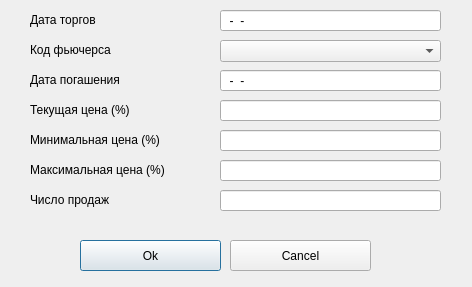
<?xml version="1.0" encoding="UTF-8"?>
<ui version="4.0">
 <class>Dialog</class>
 <widget class="QDialog" name="Dialog">
  <property name="geometry">
   <rect>
    <x>0</x>
    <y>0</y>
    <width>472</width>
    <height>287</height>
   </rect>
  </property>
  <property name="minimumSize">
   <size>
    <width>472</width>
    <height>287</height>
   </size>
  </property>
  <property name="maximumSize">
   <size>
    <width>472</width>
    <height>287</height>
   </size>
  </property>
  <property name="windowTitle">
   <string>Dialog</string>
  </property>
  <widget class="QLineEdit" name="lineEdit_3">
   <property name="geometry">
    <rect>
     <x>220</x>
     <y>70</y>
     <width>221</width>
     <height>21</height>
    </rect>
   </property>
   <property name="inputMask">
    <string>99-99-9999</string>
   </property>
  </widget>
  <widget class="QLineEdit" name="lineEdit_4">
   <property name="geometry">
    <rect>
     <x>220</x>
     <y>100</y>
     <width>221</width>
     <height>21</height>
    </rect>
   </property>
  </widget>
  <widget class="QLabel" name="label_8">
   <property name="geometry">
    <rect>
     <x>30</x>
     <y>190</y>
     <width>181</width>
     <height>20</height>
    </rect>
   </property>
   <property name="text">
    <string>Число продаж</string>
   </property>
  </widget>
  <widget class="QLabel" name="label_5">
   <property name="geometry">
    <rect>
     <x>30</x>
     <y>100</y>
     <width>181</width>
     <height>20</height>
    </rect>
   </property>
   <property name="text">
    <string>Текущая цена (%)</string>
   </property>
  </widget>
  <widget class="QLabel" name="label_6">
   <property name="geometry">
    <rect>
     <x>30</x>
     <y>130</y>
     <width>181</width>
     <height>20</height>
    </rect>
   </property>
   <property name="text">
    <string>Минимальная цена (%)</string>
   </property>
  </widget>
  <widget class="QLineEdit" name="lineEdit_6">
   <property name="geometry">
    <rect>
     <x>220</x>
     <y>160</y>
     <width>221</width>
     <height>21</height>
    </rect>
   </property>
  </widget>
  <widget class="QLabel" name="label_2">
   <property name="geometry">
    <rect>
     <x>30</x>
     <y>10</y>
     <width>181</width>
     <height>20</height>
    </rect>
   </property>
   <property name="text">
    <string>Дата торгов</string>
   </property>
  </widget>
  <widget class="QLineEdit" name="lineEdit_5">
   <property name="geometry">
    <rect>
     <x>220</x>
     <y>130</y>
     <width>221</width>
     <height>21</height>
    </rect>
   </property>
  </widget>
  <widget class="QLabel" name="label_4">
   <property name="geometry">
    <rect>
     <x>30</x>
     <y>70</y>
     <width>181</width>
     <height>20</height>
    </rect>
   </property>
   <property name="text">
    <string>Дата погашения</string>
   </property>
  </widget>
  <widget class="QLineEdit" name="lineEdit_7">
   <property name="geometry">
    <rect>
     <x>220</x>
     <y>190</y>
     <width>221</width>
     <height>21</height>
    </rect>
   </property>
   <property name="clearButtonEnabled">
    <bool>false</bool>
   </property>
  </widget>
  <widget class="QLabel" name="label_3">
   <property name="geometry">
    <rect>
     <x>30</x>
     <y>40</y>
     <width>181</width>
     <height>20</height>
    </rect>
   </property>
   <property name="text">
    <string>Код фьючерса</string>
   </property>
  </widget>
  <widget class="QLabel" name="label_7">
   <property name="geometry">
    <rect>
     <x>30</x>
     <y>160</y>
     <width>181</width>
     <height>20</height>
    </rect>
   </property>
   <property name="text">
    <string>Максимальная цена (%)</string>
   </property>
  </widget>
  <widget class="QLineEdit" name="lineEdit_2">
   <property name="geometry">
    <rect>
     <x>220</x>
     <y>10</y>
     <width>221</width>
     <height>21</height>
    </rect>
   </property>
   <property name="styleSheet">
    <string notr="true"/>
   </property>
   <property name="inputMethodHints">
    <set>Qt::ImhNone</set>
   </property>
   <property name="inputMask">
    <string>99-99-9999</string>
   </property>
   <property name="text">
    <string>--</string>
   </property>
   <property name="placeholderText">
    <string>ГГГГ-ММ-ДД</string>
   </property>
   <property name="clearButtonEnabled">
    <bool>false</bool>
   </property>
  </widget>
  <widget class="QComboBox" name="comboBox">
   <property name="geometry">
    <rect>
     <x>220</x>
     <y>40</y>
     <width>221</width>
     <height>22</height>
    </rect>
   </property>
  </widget>
  <widget class="QPushButton" name="pushButton">
   <property name="geometry">
    <rect>
     <x>80</x>
     <y>240</y>
     <width>141</width>
     <height>31</height>
    </rect>
   </property>
   <property name="text">
    <string>Ok</string>
   </property>
  </widget>
  <widget class="QPushButton" name="pushButton_2">
   <property name="geometry">
    <rect>
     <x>230</x>
     <y>240</y>
     <width>141</width>
     <height>31</height>
    </rect>
   </property>
   <property name="text">
    <string>Cancel</string>
   </property>
  </widget>
 </widget>
 <resources/>
 <connections/>
</ui>
